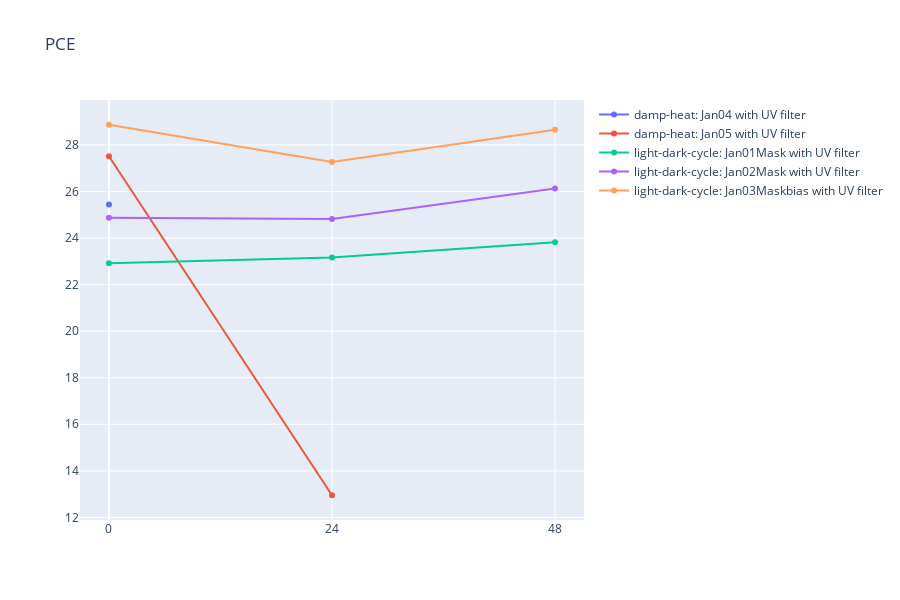

Here is the notebook cell this chart was saved with:
### Markdown cell above
## Draw overall PCE chart

### Code cell
mf.draw_cell_PCE_overview(data)

### Figure 1 — Plotly figure (JSON) as saved in the notebook; plotly's stock layout.template omitted (floating-point values rounded to 4 significant figures)
{"data": [{"connectgaps": true, "line": {"shape": "linear"}, "mode": "lines+markers", "name": "damp-heat: Jan04 with UV filter", "type": "scatter", "x": [0, 24, 48], "y": [25.43, null, null]}, {"connectgaps": true, "line": {"shape": "linear"}, "mode": "lines+markers", "name": "damp-heat: Jan05 with UV filter", "type": "scatter", "x": [0, 24, 48], "y": [27.51, 12.95, null]}, {"connectgaps": true, "line": {"shape": "linear"}, "mode": "lines+markers", "name": "light-dark-cycle: Jan01Mask with UV filter", "type": "scatter", "x": [0, 24, 48], "y": [22.91, 23.17, 23.82]}, {"connectgaps": true, "line": {"shape": "linear"}, "mode": "lines+markers", "name": "light-dark-cycle: Jan02Mask with UV filter", "type": "scatter", "x": [0, 24, 48], "y": [24.87, 24.82, 26.13]}, {"connectgaps": true, "line": {"shape": "linear"}, "mode": "lines+markers", "name": "light-dark-cycle: Jan03Maskbias with UV filter", "type": "scatter", "x": [0, 24, 48], "y": [28.86, 27.27, 28.65]}], "layout": {"height": 600, "title": {"text": "PCE"}, "xaxis": {"tickmode": "array", "tickvals": [0, 24, 48]}}}
